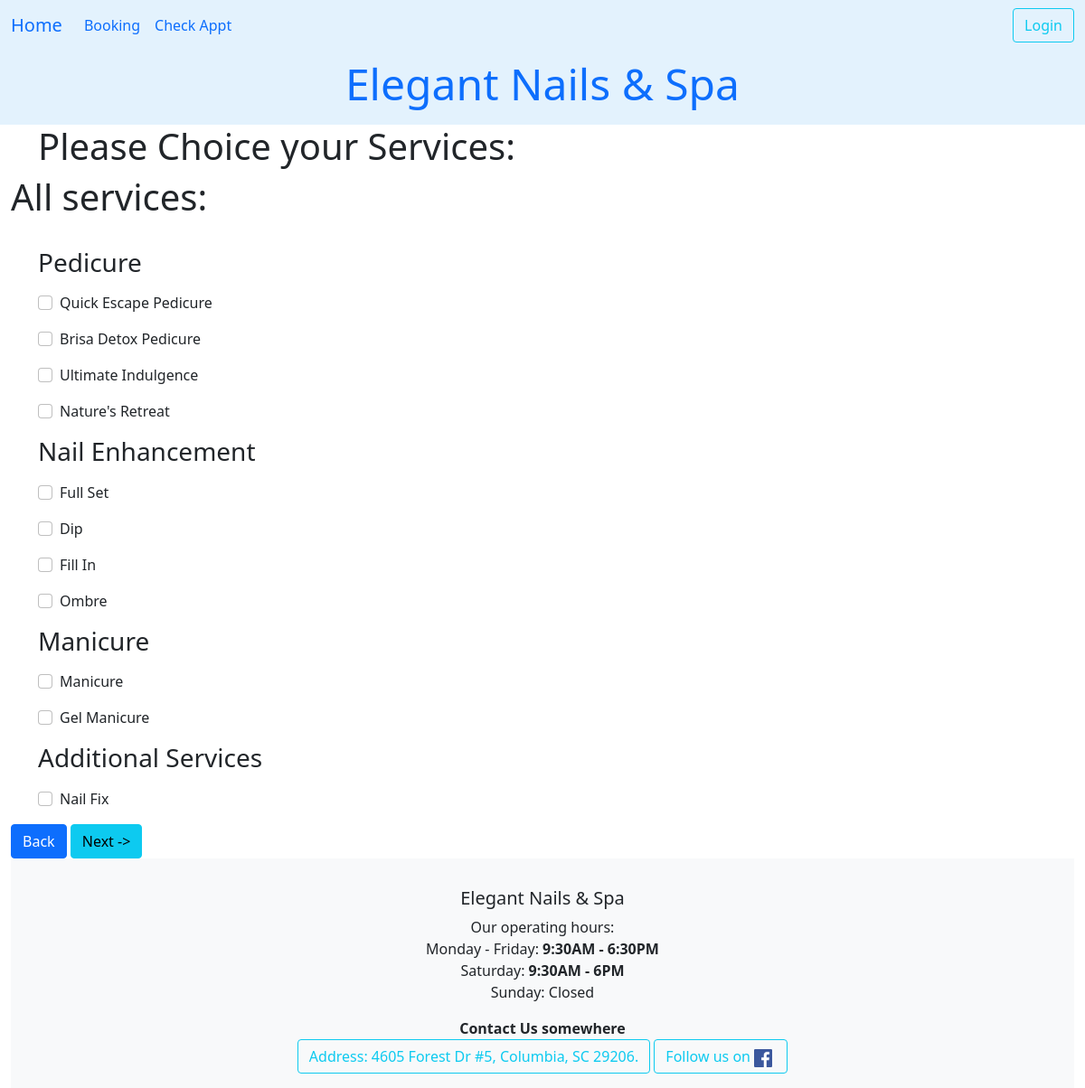
The app's page /dathen/services_choice_exist/ with its own data.
### ledger/models.py (models this page shows, shortened)
class Service(models.Model):
    class Category(models.TextChoices):
        nail = "Nail Enhancement"
        mani = "Manicure"
        pedi = "Pedicure"
        wax = "Wax"
        yfix = "YFix"
    service = models.CharField(max_length=30)
    price = models.FloatField(validators=[MinValueValidator(0.0)])
    time_perform = models.DurationField(default=timezone.timedelta(minutes=45))
    description = models.CharField(max_length=800, null=True, blank=True)
    owner = models.ForeignKey(settings.AUTH_USER_MODEL, on_delete=models.CASCADE)
    category = models.CharField(choices=Category.choices, max_length=20, default=Category.nail, help_text="Choose one of the categories.")
    stripe_product_id = models.CharField(max_length=100, null=True, blank=True)
    def __str__(self) -> str:
        return self.service
    class Meta:
        unique_together = ('service','price')
        ordering = ['category']

### datHen/views.py (the view)
# urls.py: path('services_choice_exist/', views.ChoiceServicesExistView.as_view(), name='service_choice_exist' ),
class ChoiceServicesExistView(View):
    template = 'datHen/services_choice_exist.html'
    def get(self, request):
        serviceForm = ServicesChoiceForm(request.GET)
        request.session['date'] = request.GET.get('day_comes')
        cont = {
            'form': serviceForm
        }
        return render(request, self.template, cont)

### datHen/forms.py
class ServicesChoiceForm(forms.Form):
    dichvu = forms.ModelMultipleChoiceField(queryset=service_queryset.order_by('category'),
                                              widget=forms.CheckboxSelectMultiple,
                                              label = "")

### datHen/templates/datHen/services_choice_exist.html (shortened to what this page needs)
{% extends 'base.html' %}
{% load crispy_forms_tags %}
{% block heading %}
    <h1 class='title'>Please Choice your Services:</h1>
{% endblock heading %}
{% block content %}
<h1>All services:</h1>
<form action="{% url 'datHen:third_step_exist' %}" method='get' id="ser_item">
    <div class="table-responsive">
        <div class="container mt-4">
            <h3>Pedicure</h3>
            {% for choice in form.dichvu.field.queryset %}
                {% if choice.category == "Pedicure" %}
                <p class="card-text">
                    <div class="form-check">
                        <label class="form-check-label">
                            <input type="checkbox" name="dichvu" value="{{ choice.id }}" class="form-check-input">
                            {{ choice | title }}
                        </label>
                    </div>
                    </p>{% endif %}
                    {% endfor %}
                    <h3>Nail Enhancement</h3>
                    {% for choice in form.dichvu.field.queryset %}
                    {% if choice.category == "Nail Enhancement" %}
                    <p class="card-text">
                        <div class="form-check">
                            <label class="form-check-label">
                                <input type="checkbox" name="dichvu" value="{{ choice.id }}" class="form-check-input">
                                {{ choice | title }}
                            </label>
                        </div>
                        </p>{% endif %}
                        {% endfor %}
                        <h3>Manicure</h3>
                        {% for choice in form.dichvu.field.queryset %}
                        {% if choice.category == "Manicure" %}
                    <p class="card-text">
                        <div class="form-check">
                            <label class="form-check-label">
                                <input type="checkbox" name="dichvu" value="{{ choice.id }}" class="form-check-input">
                                {{ choice | title }}
                            </label>
                        </div>
                        </p>
                        {% endif %}
                        {% endfor %}
                        <h3>Additional Services</h3>
                            {% for choice in form.dichvu.field.queryset %}
                            {% if choice.category == "YFix" %}
                        <p class="card-text">
                            <div class="form-check">
                                <label class="form-check-label">
                                    <input type="checkbox" name="dichvu" value="{{ choice.id }}" class="form-check-input">
                                    {{ choice | title }}
                                </label>
                            </div>
                            </p>
                            {% endif %}
                            {% endfor %}
        </div>
              <input type='submit' onclick="window.location='{% url 'ledger:index' %}'; return false; " value='Back' class="btn btn-primary">
            <input type='submit' value='Next ->' class="btn btn-info" >
    </form>
{% endblock content %}
{% block footer %}
    <strong>Contact Us somewhere</strong>
{% endblock footer %}

### records on screen
Service: service "Quick Escape Pedicure"
Service: service "Brisa Detox Pedicure"
Service: service "Ultimate Indulgence"
Service: service "Nature's Retreat"
Service: service "Full Set"
Service: service "Dip"
Service: service "Fill In"
Service: service "Ombre"
Service: service "Manicure"
Service: service "Gel Manicure"
Service: service "Nail Fix"
